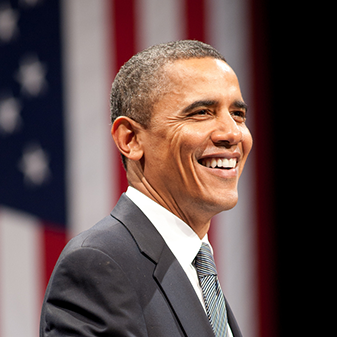
#> input picture Image examples/obama.jpg, 337 x 337 px, found by its file name
$ python 'Opencv - Joining Images.py'
#> lines starting #> are read from the running program, lines starting #| are printed output that depends on the picture
#!/usr/bin/env python
# coding: utf-8

# In[2]:


import cv2
import numpy as np


# In[5]:


def stackImages(scale,imgArray):
    rows = len(imgArray)
    cols = len(imgArray[0])
    rowsAvailable = isinstance(imgArray[0], list)
    width = imgArray[0][0].shape[1]
    height = imgArray[0][0].shape[0]
    if rowsAvailable:
        for x in range ( 0, rows):
            for y in range(0, cols):
                if imgArray[x][y].shape[:2] == imgArray[0][0].shape [:2]:
                    imgArray[x][y] = cv2.resize(imgArray[x][y], (0, 0), None, scale, scale)
                else:
                    imgArray[x][y] = cv2.resize(imgArray[x][y], (imgArray[0][0].shape[1], imgArray[0][0].shape[0]), None, scale, scale)
                if len(imgArray[x][y].shape) == 2: imgArray[x][y]= cv2.cvtColor( imgArray[x][y], cv2.COLOR_GRAY2BGR)
        imageBlank = np.zeros((height, width, 3), np.uint8)
        hor = [imageBlank]*rows
        hor_con = [imageBlank]*rows
        for x in range(0, rows):
            hor[x] = np.hstack(imgArray[x])
        ver = np.vstack(hor)
    else:
        for x in range(0, rows):
            if imgArray[x].shape[:2] == imgArray[0].shape[:2]:
                imgArray[x] = cv2.resize(imgArray[x], (0, 0), None, scale, scale)
            else:
                imgArray[x] = cv2.resize(imgArray[x], (imgArray[0].shape[1], imgArray[0].shape[0]), None,scale, scale)
            if len(imgArray[x].shape) == 2: imgArray[x] = cv2.cvtColor(imgArray[x], cv2.COLOR_GRAY2BGR)
        hor= np.hstack(imgArray)
        ver = hor
    return ver


# In[6]:


img = cv2.imread('image_examples/obama.jpg')
#> img is the input picture: shape (337, 337, 3); mean B, G, R 76.1, 77.4, 96.7
cv2.imshow('Original', img)
imgGray = cv2.cvtColor(img,cv2.COLOR_BGR2GRAY)
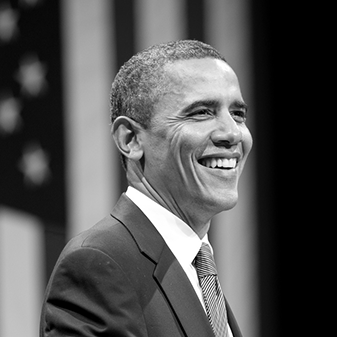
#> imgGray: shape (337, 337); min 0, max 255, mean 83

imgStack = stackImages(0.5,([img,imgGray,img],[img,img,img]))
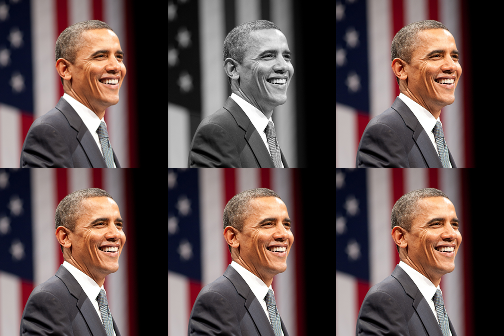
#> imgStack: shape (336, 504, 3); mean B, G, R 77.2, 78.3, 94.4
cv2.imshow('Stacked', imgStack)
# [4 lines of commented-out code are left out]
cv2.waitKey(0)
cv2.destroyAllWindows()


# In[ ]:
